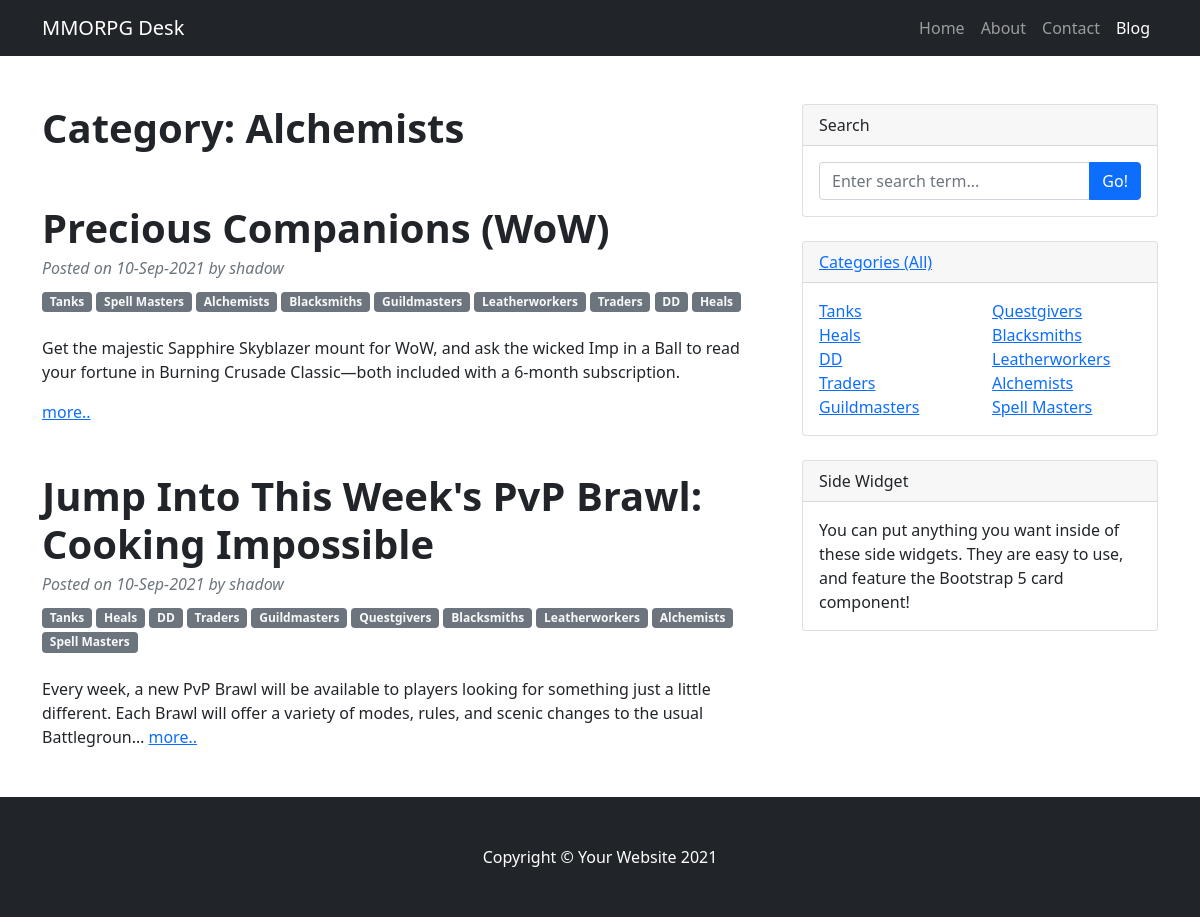
The page /posts/category/9 on the database its author committed.
### BB/models.py (models this page shows, shortened)
class Category(models.Model):
    name = models.CharField(max_length=255, unique=True)
    def __str__(self):
        return f'{self.name}'

class Post(models.Model):
    author = models.ForeignKey(User, on_delete=models.CASCADE)
    category = models.ManyToManyField(Category, through='PostCategory')
    title = models.CharField(max_length=255)
    date_posted = models.DateTimeField(auto_now_add=True)
    content = RichTextField()
    rating = models.IntegerField(default=0)

### BB/views.py (the view)
# urls.py: path('category/<int:pk>', CategoryDetail.as_view(), name='category_detail'),  # pk — это первичный ключ товара, который будет выводиться у нас в шаблон
class CategoryDetail(DetailView):
    model = Category
    template_name = 'BB/category_detail.html'
    context_object_name = 'category_detail'
    queryset = Category.objects.all()
    def get_context_data(self, **kwargs):
        context = super().get_context_data(**kwargs)
        context['posts'] = Post.objects.filter(category=self.object)
        print(context)
        i = 0
        list_fh = []
        list_sh = []
        for cat in Category.objects.all():
            i += 1
            if i <= len(Category.objects.all())/2:
                list_fh.append(cat)
            else:
                list_sh.append(cat)
        context['categories'] = Category.objects.all()
        context['cat_fh'] = list_fh
        context['cat_sh'] = list_sh
        return context

### templates/BB/category_detail.html
{% extends 'flatpages/default.html' %}
{% block content %}
    <h1 class="fw-bolder mb-1">Category: {{ category_detail.name }}</h1>
    <br>
    <br>
    {% if posts %}
        {% for post in posts %}
            <article>
                <header class="mb-4">
                    <h1 class="fw-bolder mb-1">{{ post.title }}</h1>
                    <div class="text-muted fst-italic mb-2">Posted on {{ post.date_posted|date:'d-M-Y' }} {{ post_posted|time:"H:i" }} by {{ post.author }}</div>
                    {% for c in post.category.all %}
                        <a class="badge bg-secondary text-decoration-none link-light" href="{% url 'category_detail' c.id %}">{{ c.name }}</a>
                    {% endfor %}
                </header>
                <section class="mb-5">
                    {{ post.content|safe|truncatechars:200 }} <a href="{% url 'post_detail' post.id %}">more..</a>
                </section>
            </article>
        {% endfor %}
    {% else %}
        <h2>There are no ads in this category.</h2>
    {% endif %}
{% endblock content %}
{% block cat-widget %}
    {% if cat_fh or cat_sh %}
        <div class="col-sm-6">
            <ul class="list-unstyled mb-0">
                {% for category in cat_fh %}
                    <li><a href="{% url 'category_detail' category.id %}">{{ category.name }}</a></li>
                {% endfor %}
            </ul>
        </div>
        <div class="col-sm-6">
            <ul class="list-unstyled mb-0">
                {% for category in cat_sh %}
                    <li><a href="{% url 'category_detail' category.id %}">{{ category.name }}</a></li>
                {% endfor %}
            </ul>
        </div>
    {% else %}
        <h4>Categories not found</h4>
    {% endif %}
{% endblock cat-widget %}

### rows shown on the page
Category: name "Alchemists"
Post: title "Precious Companions (WoW)", date_posted "10-Sep-2021", author "shadow", content "Get the majestic Sapphire Skyblazer mount for WoW, and ask the wicked Imp in a Ball to read your fortune in Burning Crusade Classic—both included with a 6-month subscription."
Category: name "Tanks"
Category: name "Spell Masters"
Category: name "Blacksmiths"
Category: name "Guildmasters"
Category: name "Leatherworkers"
Category: name "Traders"
Category: name "DD"
Category: name "Heals"
Post: title "Jump Into This Week's PvP Brawl: Cooking Impossible", date_posted "10-Sep-2021", author "shadow", content "Every week, a new PvP Brawl will be available to players looking for something just a little different. Each Brawl will offer a variety of modes, rules, and scenic changes to the usual Battlegroun…"
Category: name "Questgivers"
